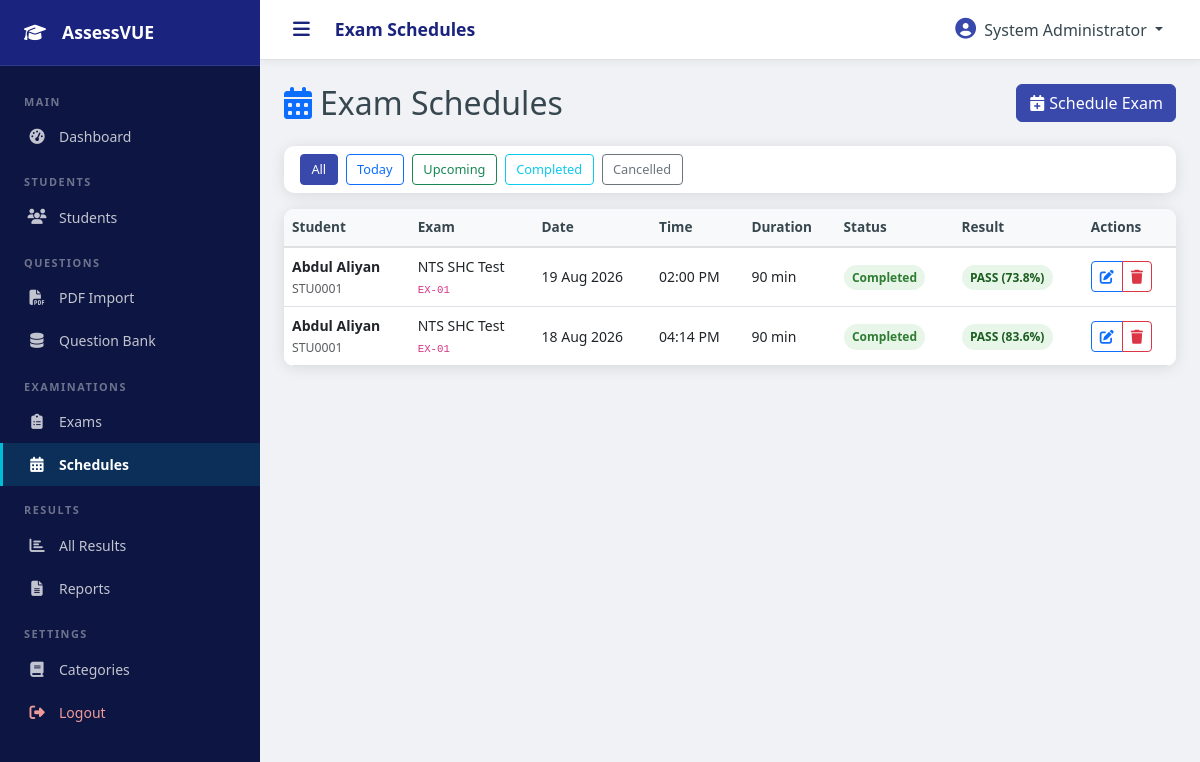
The page /admin/schedules.php (signed in) on the database its author committed.
### tables this page shows
CREATE TABLE `exam_schedules` (
  `id` int(10) UNSIGNED NOT NULL,
  `student_id` int(10) UNSIGNED NOT NULL,
  `exam_id` int(10) UNSIGNED NOT NULL,
  `scheduled_date` date NOT NULL,
  `start_time` time NOT NULL,
  `end_time` time DEFAULT NULL,
  `duration_minutes` int(10) UNSIGNED NOT NULL,
  `status` enum('scheduled','active','completed','cancelled','missed') NOT NULL DEFAULT 'scheduled',
  `attempt_allowed` tinyint(1) NOT NULL DEFAULT 1,
  `notes` text DEFAULT NULL,
  `created_by` int(10) UNSIGNED DEFAULT NULL,
  `created_at` datetime NOT NULL DEFAULT current_timestamp(),
  `updated_at` datetime NOT NULL DEFAULT current_timestamp() ON UPDATE current_timestamp()
);

CREATE TABLE `students` (
  `id` int(10) UNSIGNED NOT NULL,
  `student_id` varchar(20) NOT NULL,
  `full_name` varchar(200) NOT NULL,
  `father_name` varchar(200) DEFAULT NULL,
  `cnic_number` varchar(20) DEFAULT NULL,
  `username` varchar(100) NOT NULL,
  `password_hash` varchar(255) NOT NULL,
  `email` varchar(200) DEFAULT NULL,
  `phone` varchar(20) DEFAULT NULL,
  `address` text DEFAULT NULL,
  `profile_picture` varchar(255) DEFAULT NULL,
  `is_active` tinyint(1) NOT NULL DEFAULT 1,
  `last_login` datetime DEFAULT NULL,
  `notes` text DEFAULT NULL,
  `created_by` int(10) UNSIGNED DEFAULT NULL,
  `created_at` datetime NOT NULL DEFAULT current_timestamp(),
  `updated_at` datetime NOT NULL DEFAULT current_timestamp() ON UPDATE current_timestamp()
);

CREATE TABLE `exams` (
  `id` int(10) UNSIGNED NOT NULL,
  `exam_name` varchar(300) NOT NULL,
  `exam_code` varchar(50) NOT NULL,
  `description` text DEFAULT NULL,
  `subject_id` int(10) UNSIGNED DEFAULT NULL,
  `total_questions` int(10) UNSIGNED NOT NULL DEFAULT 0,
  `marks_per_question` decimal(5,2) NOT NULL DEFAULT 1.00,
  `negative_marks` decimal(5,2) NOT NULL DEFAULT 0.00,
  `total_marks` decimal(8,2) NOT NULL DEFAULT 0.00,
  `passing_percentage` decimal(5,2) NOT NULL DEFAULT 60.00,
  `duration_minutes` int(10) UNSIGNED NOT NULL DEFAULT 60,
  `max_violations` int(10) UNSIGNED NOT NULL DEFAULT 3,
  `shuffle_questions` tinyint(1) NOT NULL DEFAULT 0,
  `shuffle_options` tinyint(1) NOT NULL DEFAULT 0,
  `show_result_immediately` tinyint(1) NOT NULL DEFAULT 1,
  `instructions` text DEFAULT NULL,
  `status` enum('draft','active','archived') NOT NULL DEFAULT 'draft',
  `created_by` int(10) UNSIGNED DEFAULT NULL,
  `created_at` datetime NOT NULL DEFAULT current_timestamp(),
  `updated_at` datetime NOT NULL DEFAULT current_timestamp() ON UPDATE current_timestamp()
);

CREATE TABLE `exam_results` (
  `id` int(10) UNSIGNED NOT NULL,
  `attempt_id` int(10) UNSIGNED NOT NULL,
  `student_id` int(10) UNSIGNED NOT NULL,
  `exam_id` int(10) UNSIGNED NOT NULL,
  `schedule_id` int(10) UNSIGNED NOT NULL,
  `total_questions` int(10) UNSIGNED NOT NULL DEFAULT 0,
  `attempted_questions` int(10) UNSIGNED NOT NULL DEFAULT 0,
  `correct_answers` int(10) UNSIGNED NOT NULL DEFAULT 0,
  `incorrect_answers` int(10) UNSIGNED NOT NULL DEFAULT 0,
  `unanswered` int(10) UNSIGNED NOT NULL DEFAULT 0,
  `total_marks` decimal(8,2) NOT NULL DEFAULT 0.00,
  `obtained_marks` decimal(8,2) NOT NULL DEFAULT 0.00,
  `negative_marks_total` decimal(8,2) NOT NULL DEFAULT 0.00,
  `percentage` decimal(5,2) NOT NULL DEFAULT 0.00,
  `passing_percentage` decimal(5,2) NOT NULL DEFAULT 60.00,
  `result` enum('PASS','FAIL') NOT NULL DEFAULT 'FAIL',
  `violation_terminated` tinyint(1) NOT NULL DEFAULT 0,
  `time_taken_seconds` int(10) UNSIGNED DEFAULT NULL,
  `calculated_at` datetime NOT NULL DEFAULT current_timestamp()
);

### config/database.php (called while the page is built, shortened)
<?php
class Database {
    private static $instance = null;
    private $conn;
    private function __construct() {
        $dsn = "mysql:host=" . DB_HOST . ";dbname=" . DB_NAME . ";charset=" . DB_CHARSET;
        $options = [
            PDO::ATTR_ERRMODE            => PDO::ERRMODE_EXCEPTION,
            PDO::ATTR_DEFAULT_FETCH_MODE => PDO::FETCH_ASSOC,
            PDO::ATTR_EMULATE_PREPARES   => false,
            PDO::MYSQL_ATTR_INIT_COMMAND => "SET NAMES utf8mb4 COLLATE utf8mb4_unicode_ci"
        ];
        try {
            $this->conn = new PDO($dsn, DB_USER, DB_PASS, $options);
        } catch (PDOException $e) {
            error_log("Database connection failed: " . $e->getMessage());
            die(json_encode(['success' => false, 'message' => 'Database connection failed.']));
        }
    }
    public static function getInstance(): self {
        if (self::$instance === null) {
            self::$instance = new self();
        }
        return self::$instance;
    }
    public function query(string $sql, array $params = []): PDOStatement {
        $stmt = $this->conn->prepare($sql);
        $stmt->execute($params);
        return $stmt;
    }
    public function fetchAll(string $sql, array $params = []): array {
        return $this->query($sql, $params)->fetchAll();
    }
}
function db(): Database {
    return Database::getInstance();
}

### includes/functions.php (called while the page is built, shortened)
<?php
require_once __DIR__ . '/../config/database.php';
function sanitize(mixed $input): string {
    return htmlspecialchars(trim((string)$input), ENT_QUOTES, 'UTF-8');
}
function formatDate(string $d): string {
    return date('d M Y', strtotime($d));
}
function formatTime(string $t): string {
    return date('h:i A', strtotime($t));
}

### admin/schedules.php (the view, shortened to what this page needs)
<?php
require_once __DIR__ . '/../config/database.php';
require_once __DIR__ . '/../includes/functions.php';
$filter = $_GET['filter'] ?? '';
$where = "WHERE 1=1";
$params = [];
$schedules = db()->fetchAll("
    SELECT es.*, s.full_name, s.student_id as stu_id, e.exam_name, e.exam_code,
           er.percentage, er.result
    FROM exam_schedules es
    JOIN students s ON s.id = es.student_id
    JOIN exams e ON e.id = es.exam_id
    LEFT JOIN exam_results er ON er.schedule_id = es.id
    $where
    ORDER BY es.scheduled_date DESC, es.start_time DESC",
    $params
);
include 'includes/header.php';
?>
<div class="d-flex align-items-center justify-content-between mb-4">
    <h2 class="mb-0"><i class="fas fa-calendar-alt me-2 text-primary"></i>Exam Schedules</h2>
    <a href="schedule_add.php" class="btn btn-primary"><i class="fas fa-calendar-plus me-1"></i>Schedule Exam</a>
</div>
<div class="card mb-3">
    <div class="card-body py-2">
        <div class="d-flex gap-2 flex-wrap">
            <a href="schedules.php" class="btn btn-sm <?= !$filter ? 'btn-primary' : 'btn-outline-primary' ?>">All</a>
            <a href="schedules.php?filter=today" class="btn btn-sm <?= $filter==='today' ? 'btn-primary' : 'btn-outline-primary' ?>">Today</a>
            <a href="schedules.php?filter=upcoming" class="btn btn-sm <?= $filter==='upcoming' ? 'btn-success' : 'btn-outline-success' ?>">Upcoming</a>
            <a href="schedules.php?filter=completed" class="btn btn-sm <?= $filter==='completed' ? 'btn-info' : 'btn-outline-info' ?>">Completed</a>
            <a href="schedules.php?filter=cancelled" class="btn btn-sm <?= $filter==='cancelled' ? 'btn-secondary' : 'btn-outline-secondary' ?>">Cancelled</a>
        </div>
    </div>
</div>
<div class="card">
    <div class="card-body p-0">
        <div class="table-responsive">
            <table class="table table-hover mb-0">
                <thead>
                    <tr>
                        <th>Student</th>
                        <th>Exam</th>
                        <th>Date</th>
                        <th>Time</th>
                        <th>Duration</th>
                        <th>Status</th>
                        <th>Result</th>
                        <th>Actions</th>
                    </tr>
                </thead>
                <tbody>
                <?php foreach ($schedules as $s): ?>
                <tr>
                    <td>
                        <div class="fw-semibold"><?= sanitize($s['full_name']) ?></div>
                        <small class="text-muted"><?= sanitize($s['stu_id']) ?></small>
                    </td>
                    <td>
                        <div><?= sanitize($s['exam_name']) ?></div>
                        <small class="text-muted"><code><?= sanitize($s['exam_code']) ?></code></small>
                    </td>
                    <td><?= formatDate($s['scheduled_date']) ?></td>
                    <td><?= formatTime($s['start_time']) ?></td>
                    <td><?= $s['duration_minutes'] ?> min</td>
                    <td>
                        <?php $sc = match($s['status']) {
                            'scheduled' => 'badge-scheduled', 'completed' => 'badge-completed',
                            'cancelled' => 'badge-cancelled', 'missed' => 'badge-missed',
                            default => 'badge-pending'
                        }; ?>
                        <span class="badge-status <?= $sc ?>"><?= ucfirst($s['status']) ?></span>
                    </td>
                    <td>
                        <?php if ($s['result']): ?>
                        <span class="badge-status <?= $s['result'] === 'PASS' ? 'badge-pass' : 'badge-fail' ?>">
                            <?= $s['result'] ?> (<?= number_format($s['percentage'], 1) ?>%)
                        </span>
                        <?php else: ?>
                        <span class="text-muted">—</span>
                        <?php endif; ?>
                    </td>
                    <td>
                        <div class="btn-group btn-group-sm">
                            <a href="schedule_edit.php?id=<?= $s['id'] ?>" class="btn btn-outline-primary" title="Edit">
                                <i class="fas fa-edit"></i>
                            </a>
                            <a href="schedules.php?action=delete&id=<?= $s['id'] ?>"
                               class="btn btn-outline-danger" title="Delete"
                               onclick="return confirm('Delete this schedule?')">
                                <i class="fas fa-trash"></i>
                            </a>
                        </div>
                    </td>
                </tr>
                <?php endforeach; ?>
                </tbody>
            </table>
        </div>
    </div>
</div>
<?php include 'includes/footer.php'; ?>

### assets/css/admin.css (style rules this page uses)
:root { --primary: #1a237e; --primary-light: #3949ab; --primary-dark: #0d1642; --accent: #00bcd4; --success: #2e7d32; --danger: #c62828; --warning: #f9a825; --sidebar-width: 260px; --sidebar-collapsed: 70px; --topbar-height: 60px; --transition: 0.25s ease; --shadow: 0 2px 15px rgba(0,0,0,.1); --radius: 10px; }
* { box-sizing: border-box; margin: 0; padding: 0; }
body { font-family: 'Segoe UI', system-ui, -apple-system, sans-serif; background: #f0f2f5; color: #37474f; font-size: 14px; }
.card { border: none; border-radius: var(--radius); box-shadow: var(--shadow); }
.table { margin-bottom: 0; }
.table thead th { background: #f8f9fa; border-bottom: 2px solid #e0e0e0; font-weight: 600; color: #37474f; font-size: .85rem; white-space: nowrap; }
.table td { vertical-align: middle; }
.badge-status { font-size: .75rem; padding: .35em .7em; border-radius: 20px; font-weight: 600; }
.badge-completed { background: #e8f5e9; color: #2e7d32; }
.badge-pass { background: #e8f5e9; color: #1b5e20; font-weight: 700; }
.btn-primary { background: var(--primary-light); border-color: var(--primary-light); }
.btn-sm { padding: .3rem .65rem; font-size: .8rem; }
.table-responsive { border-radius: var(--radius); }

### rows shown on the page
exam_schedules: student.full_name "Abdul Aliyan", student.student_id "STU0001", exam.exam_name "NTS SHC Test", exam.exam_code "EX-01", scheduled_date "19 Aug 2026", start_time "02:00 PM", duration_minutes "90", status "Completed", exam_results.result "PASS", exam_results.percentage "73.8"
exam_schedules: student.full_name "Abdul Aliyan", student.student_id "STU0001", exam.exam_name "NTS SHC Test", exam.exam_code "EX-01", scheduled_date "18 Aug 2026", start_time "04:14 PM", duration_minutes "90", status "Completed", exam_results.result "PASS", exam_results.percentage "83.6"

### other values the page prints
APP_NAME "AssessVUE"
PAGE_TITLE "Exam Schedules"
$_SESSION['admin_name'] "System Administrator"
